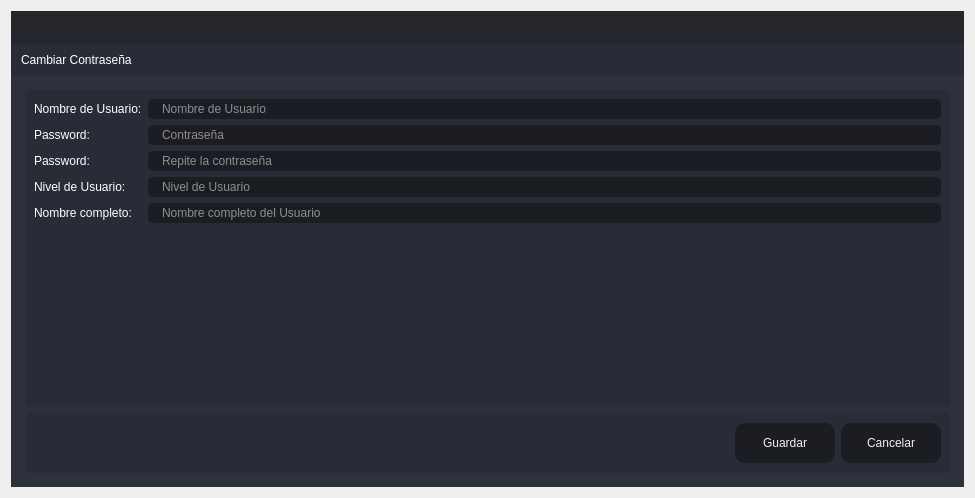
<?xml version="1.0" encoding="UTF-8"?>
<ui version="4.0">
 <class>Create_Cliente</class>
 <widget class="QDialog" name="Create_Cliente">
  <property name="windowModality">
   <enum>Qt::ApplicationModal</enum>
  </property>
  <property name="geometry">
   <rect>
    <x>0</x>
    <y>0</y>
    <width>975</width>
    <height>498</height>
   </rect>
  </property>
  <property name="windowTitle">
   <string>Agregar</string>
  </property>
  <layout class="QVBoxLayout" name="verticalLayout_6">
   <item>
    <widget class="QFrame" name="frame_main">
     <property name="styleSheet">
      <string notr="true">/* LINE EDIT */
QLineEdit {
	background-color: rgb(27, 29, 35);
	border-radius: 5px;
	border: 2px solid rgb(27, 29, 35);
	padding-left: 10px;
}
QLineEdit:hover {
	border: 2px solid rgb(64, 71, 88);
}
QLineEdit:focus {
	border: 2px solid rgb(91, 101, 124);
}

/* SCROLL BARS */
QScrollBar:horizontal {
    border: none;
    background: rgb(52, 59, 72);
    height: 14px;
    margin: 0px 21px 0 21px;
	border-radius: 0px;
}
QScrollBar::handle:horizontal {
    background: rgb(85, 170, 255);
    min-width: 25px;
	border-radius: 7px
}
QScrollBar::add-line:horizontal {
    border: none;
    background: rgb(55, 63, 77);
    width: 20px;
	border-top-right-radius: 7px;
    border-bottom-right-radius: 7px;
    subcontrol-position: right;
    subcontrol-origin: margin;
}
QScrollBar::sub-line:horizontal {
    border: none;
    background: rgb(55, 63, 77);
    width: 20px;
	border-top-left-radius: 7px;
    border-bottom-left-radius: 7px;
    subcontrol-position: left;
    subcontrol-origin: margin;
}
QScrollBar::up-arrow:horizontal, QScrollBar::down-arrow:horizontal
{
     background: none;
}
QScrollBar::add-page:horizontal, QScrollBar::sub-page:horizontal
{
     background: none;
}
 QScrollBar:vertical {
	border: none;
    background: rgb(52, 59, 72);
    width: 14px;
    margin: 21px 0 21px 0;
	border-radius: 0px;
 }
 QScrollBar::handle:vertical {	
	background: rgb(85, 170, 255);
    min-height: 25px;
	border-radius: 7px
 }
 QScrollBar::add-line:vertical {
     border: none;
    background: rgb(55, 63, 77);
     height: 20px;
	border-bottom-left-radius: 7px;
    border-bottom-right-radius: 7px;
     subcontrol-position: bottom;
     subcontrol-origin: margin;
 }
 QScrollBar::sub-line:vertical {
	border: none;
    background: rgb(55, 63, 77);
     height: 20px;
	border-top-left-radius: 7px;
    border-top-right-radius: 7px;
     subcontrol-position: top;
     subcontrol-origin: margin;
 }
 QScrollBar::up-arrow:vertical, QScrollBar::down-arrow:vertical {
     background: none;
 }

 QScrollBar::add-page:vertical, QScrollBar::sub-page:vertical {
     background: none;
 }

/* CHECKBOX */
QCheckBox::indicator {
    border: 3px solid rgb(52, 59, 72);
	width: 15px;
	height: 15px;
	border-radius: 10px;
    background: rgb(44, 49, 60);
}
QCheckBox::indicator:hover {
    border: 3px solid rgb(58, 66, 81);
}
QCheckBox::indicator:checked {
    background: 3px solid rgb(52, 59, 72);
	border: 3px solid rgb(52, 59, 72);	
	background-image: url(:/16x16/icons/16x16/cil-check-alt.png);
}

/* RADIO BUTTON */
QRadioButton::indicator {
    border: 3px solid rgb(52, 59, 72);
	width: 15px;
	height: 15px;
	border-radius: 10px;
    background: rgb(44, 49, 60);
}
QRadioButton::indicator:hover {
    border: 3px solid rgb(58, 66, 81);
}
QRadioButton::indicator:checked {
    background: 3px solid rgb(94, 106, 130);
	border: 3px solid rgb(52, 59, 72);	
}

/* COMBOBOX */
QComboBox{
	background-color: rgb(27, 29, 35);
	border-radius: 5px;
	border: 2px solid rgb(27, 29, 35);
	padding: 5px;
	padding-left: 10px;
}
QComboBox:hover{
	border: 2px solid rgb(64, 71, 88);
}
QComboBox::drop-down {
	subcontrol-origin: padding;
	subcontrol-position: top right;
	width: 25px; 
	border-left-width: 3px;
	border-left-color: rgba(39, 44, 54, 150);
	border-left-style: solid;
	border-top-right-radius: 3px;
	border-bottom-right-radius: 3px;	
	background-image: url(:/16x16/icons/16x16/cil-arrow-bottom.png);
	background-position: center;
	background-repeat: no-reperat;
 }
QComboBox QAbstractItemView {
	color: rgb(85, 170, 255);	
	background-color: rgb(27, 29, 35);
	padding: 10px;
	selection-background-color: rgb(39, 44, 54);
}

/* SLIDERS */
QSlider::groove:horizontal {
    border-radius: 9px;
    height: 18px;
	margin: 0px;
	background-color: rgb(52, 59, 72);
}
QSlider::groove:horizontal:hover {
	background-color: rgb(55, 62, 76);
}
QSlider::handle:horizontal {
    background-color: rgb(85, 170, 255);
    border: none;
    height: 18px;
    width: 18px;
    margin: 0px;
	border-radius: 9px;
}
QSlider::handle:horizontal:hover {
    background-color: rgb(105, 180, 255);
}
QSlider::handle:horizontal:pressed {
    background-color: rgb(65, 130, 195);
}

QSlider::groove:vertical {
    border-radius: 9px;
    width: 18px;
    margin: 0px;
	background-color: rgb(52, 59, 72);
}
QSlider::groove:vertical:hover {
	background-color: rgb(55, 62, 76);
}
QSlider::handle:vertical {
    background-color: rgb(85, 170, 255);
	border: none;
    height: 18px;
    width: 18px;
    margin: 0px;
	border-radius: 9px;
}
QSlider::handle:vertical:hover {
    background-color: rgb(105, 180, 255);
}
QSlider::handle:vertical:pressed {
    background-color: rgb(65, 130, 195);
}

</string>
     </property>
     <property name="frameShape">
      <enum>QFrame::NoFrame</enum>
     </property>
     <property name="frameShadow">
      <enum>QFrame::Raised</enum>
     </property>
     <layout class="QVBoxLayout" name="verticalLayout">
      <property name="spacing">
       <number>0</number>
      </property>
      <property name="leftMargin">
       <number>0</number>
      </property>
      <property name="topMargin">
       <number>0</number>
      </property>
      <property name="rightMargin">
       <number>0</number>
      </property>
      <property name="bottomMargin">
       <number>0</number>
      </property>
      <item>
       <widget class="QFrame" name="frame_top">
        <property name="minimumSize">
         <size>
          <width>0</width>
          <height>65</height>
         </size>
        </property>
        <property name="maximumSize">
         <size>
          <width>16777215</width>
          <height>65</height>
         </size>
        </property>
        <property name="styleSheet">
         <string notr="true">background-color: transparent;</string>
        </property>
        <property name="frameShape">
         <enum>QFrame::NoFrame</enum>
        </property>
        <property name="frameShadow">
         <enum>QFrame::Raised</enum>
        </property>
        <layout class="QHBoxLayout" name="horizontalLayout_3">
         <property name="spacing">
          <number>0</number>
         </property>
         <property name="leftMargin">
          <number>0</number>
         </property>
         <property name="topMargin">
          <number>0</number>
         </property>
         <property name="rightMargin">
          <number>0</number>
         </property>
         <property name="bottomMargin">
          <number>0</number>
         </property>
         <item>
          <widget class="QFrame" name="frame_toggle">
           <property name="maximumSize">
            <size>
             <width>70</width>
             <height>16777215</height>
            </size>
           </property>
           <property name="styleSheet">
            <string notr="true">background-color: rgb(27, 29, 35);</string>
           </property>
           <property name="frameShape">
            <enum>QFrame::NoFrame</enum>
           </property>
           <property name="frameShadow">
            <enum>QFrame::Raised</enum>
           </property>
           <layout class="QVBoxLayout" name="verticalLayout_3">
            <property name="spacing">
             <number>0</number>
            </property>
            <property name="leftMargin">
             <number>0</number>
            </property>
            <property name="topMargin">
             <number>0</number>
            </property>
            <property name="rightMargin">
             <number>0</number>
            </property>
            <property name="bottomMargin">
             <number>0</number>
            </property>
           </layout>
          </widget>
         </item>
         <item>
          <widget class="QFrame" name="frame_top_right">
           <property name="styleSheet">
            <string notr="true">background: transparent;</string>
           </property>
           <property name="frameShape">
            <enum>QFrame::NoFrame</enum>
           </property>
           <property name="frameShadow">
            <enum>QFrame::Raised</enum>
           </property>
           <layout class="QVBoxLayout" name="verticalLayout_2">
            <property name="spacing">
             <number>0</number>
            </property>
            <property name="leftMargin">
             <number>0</number>
            </property>
            <property name="topMargin">
             <number>0</number>
            </property>
            <property name="rightMargin">
             <number>0</number>
            </property>
            <property name="bottomMargin">
             <number>0</number>
            </property>
            <item>
             <widget class="QFrame" name="frame_top_btns">
              <property name="maximumSize">
               <size>
                <width>16777215</width>
                <height>42</height>
               </size>
              </property>
              <property name="styleSheet">
               <string notr="true">background-color: rgba(27, 29, 35, 200)</string>
              </property>
              <property name="frameShape">
               <enum>QFrame::NoFrame</enum>
              </property>
              <property name="frameShadow">
               <enum>QFrame::Raised</enum>
              </property>
              <layout class="QHBoxLayout" name="horizontalLayout_4">
               <property name="spacing">
                <number>0</number>
               </property>
               <property name="leftMargin">
                <number>0</number>
               </property>
               <property name="topMargin">
                <number>0</number>
               </property>
               <property name="rightMargin">
                <number>0</number>
               </property>
               <property name="bottomMargin">
                <number>0</number>
               </property>
               <item>
                <widget class="QFrame" name="frame_label_top_btns">
                 <property name="sizePolicy">
                  <sizepolicy hsizetype="Expanding" vsizetype="Preferred">
                   <horstretch>0</horstretch>
                   <verstretch>0</verstretch>
                  </sizepolicy>
                 </property>
                 <property name="frameShape">
                  <enum>QFrame::NoFrame</enum>
                 </property>
                 <property name="frameShadow">
                  <enum>QFrame::Raised</enum>
                 </property>
                 <layout class="QHBoxLayout" name="horizontalLayout_10">
                  <property name="spacing">
                   <number>0</number>
                  </property>
                  <property name="leftMargin">
                   <number>5</number>
                  </property>
                  <property name="topMargin">
                   <number>0</number>
                  </property>
                  <property name="rightMargin">
                   <number>10</number>
                  </property>
                  <property name="bottomMargin">
                   <number>0</number>
                  </property>
                 </layout>
                </widget>
               </item>
               <item alignment="Qt::AlignRight">
                <widget class="QFrame" name="frame_btns_right">
                 <property name="sizePolicy">
                  <sizepolicy hsizetype="Expanding" vsizetype="Preferred">
                   <horstretch>0</horstretch>
                   <verstretch>0</verstretch>
                  </sizepolicy>
                 </property>
                 <property name="maximumSize">
                  <size>
                   <width>120</width>
                   <height>16777215</height>
                  </size>
                 </property>
                 <property name="frameShape">
                  <enum>QFrame::NoFrame</enum>
                 </property>
                 <property name="frameShadow">
                  <enum>QFrame::Raised</enum>
                 </property>
                 <layout class="QHBoxLayout" name="horizontalLayout_5">
                  <property name="spacing">
                   <number>0</number>
                  </property>
                  <property name="leftMargin">
                   <number>0</number>
                  </property>
                  <property name="topMargin">
                   <number>0</number>
                  </property>
                  <property name="rightMargin">
                   <number>0</number>
                  </property>
                  <property name="bottomMargin">
                   <number>0</number>
                  </property>
                 </layout>
                </widget>
               </item>
              </layout>
             </widget>
            </item>
            <item>
             <widget class="QFrame" name="frame_top_info">
              <property name="maximumSize">
               <size>
                <width>16777215</width>
                <height>65</height>
               </size>
              </property>
              <property name="styleSheet">
               <string notr="true">background-color: rgb(39, 44, 54);</string>
              </property>
              <property name="frameShape">
               <enum>QFrame::NoFrame</enum>
              </property>
              <property name="frameShadow">
               <enum>QFrame::Raised</enum>
              </property>
              <layout class="QHBoxLayout" name="horizontalLayout_8">
               <property name="spacing">
                <number>0</number>
               </property>
               <property name="leftMargin">
                <number>10</number>
               </property>
               <property name="topMargin">
                <number>0</number>
               </property>
               <property name="rightMargin">
                <number>10</number>
               </property>
               <property name="bottomMargin">
                <number>0</number>
               </property>
               <item>
                <widget class="QLabel" name="label">
                 <property name="styleSheet">
                  <string notr="true">font: 75 16pt &quot;MS Shell Dlg 2&quot;;
color: rgb(255, 255, 255);</string>
                 </property>
                 <property name="text">
                  <string>Cambiar Contraseña</string>
                 </property>
                </widget>
               </item>
              </layout>
             </widget>
            </item>
           </layout>
          </widget>
         </item>
        </layout>
       </widget>
      </item>
      <item>
       <widget class="QFrame" name="frame_center">
        <property name="sizePolicy">
         <sizepolicy hsizetype="Expanding" vsizetype="Expanding">
          <horstretch>0</horstretch>
          <verstretch>0</verstretch>
         </sizepolicy>
        </property>
        <property name="styleSheet">
         <string notr="true">background-color: rgb(40, 44, 52);</string>
        </property>
        <property name="frameShape">
         <enum>QFrame::NoFrame</enum>
        </property>
        <property name="frameShadow">
         <enum>QFrame::Raised</enum>
        </property>
        <layout class="QHBoxLayout" name="horizontalLayout_2">
         <property name="spacing">
          <number>0</number>
         </property>
         <property name="leftMargin">
          <number>0</number>
         </property>
         <property name="topMargin">
          <number>0</number>
         </property>
         <property name="rightMargin">
          <number>0</number>
         </property>
         <property name="bottomMargin">
          <number>0</number>
         </property>
         <item>
          <widget class="QFrame" name="frame_content_right">
           <property name="styleSheet">
            <string notr="true">background-color: rgb(44, 49, 60);</string>
           </property>
           <property name="frameShape">
            <enum>QFrame::NoFrame</enum>
           </property>
           <property name="frameShadow">
            <enum>QFrame::Raised</enum>
           </property>
           <layout class="QVBoxLayout" name="verticalLayout_4">
            <property name="spacing">
             <number>0</number>
            </property>
            <property name="leftMargin">
             <number>0</number>
            </property>
            <property name="topMargin">
             <number>0</number>
            </property>
            <property name="rightMargin">
             <number>0</number>
            </property>
            <property name="bottomMargin">
             <number>0</number>
            </property>
            <item>
             <widget class="QFrame" name="frame_content">
              <property name="frameShape">
               <enum>QFrame::NoFrame</enum>
              </property>
              <property name="frameShadow">
               <enum>QFrame::Raised</enum>
              </property>
              <layout class="QVBoxLayout" name="verticalLayout_9">
               <property name="spacing">
                <number>0</number>
               </property>
               <property name="leftMargin">
                <number>5</number>
               </property>
               <property name="topMargin">
                <number>5</number>
               </property>
               <property name="rightMargin">
                <number>5</number>
               </property>
               <property name="bottomMargin">
                <number>5</number>
               </property>
               <item>
                <widget class="QStackedWidget" name="stackedWidget">
                 <property name="styleSheet">
                  <string notr="true">background: transparent;</string>
                 </property>
                 <property name="currentIndex">
                  <number>0</number>
                 </property>
                 <widget class="QWidget" name="page_home">
                  <layout class="QVBoxLayout" name="verticalLayout_10">
                   <item>
                    <widget class="QFrame" name="frame">
                     <property name="styleSheet">
                      <string notr="true">background-color: rgb(39, 44, 54);
border-radius: 5px;</string>
                     </property>
                     <property name="frameShape">
                      <enum>QFrame::StyledPanel</enum>
                     </property>
                     <property name="frameShadow">
                      <enum>QFrame::Raised</enum>
                     </property>
                     <layout class="QVBoxLayout" name="verticalLayout_5">
                      <item>
                       <layout class="QFormLayout" name="formLayout_2">
                        <item row="0" column="0">
                         <widget class="QLabel" name="label_3">
                          <property name="styleSheet">
                           <string notr="true">font: 75 12pt &quot;MS Shell Dlg 2&quot;;
color: rgb(255, 255, 255);</string>
                          </property>
                          <property name="text">
                           <string>Nombre de Usuario:</string>
                          </property>
                         </widget>
                        </item>
                        <item row="0" column="1">
                         <widget class="QLineEdit" name="lineEditUsuario">
                          <property name="styleSheet">
                           <string notr="true">QLineEdit {
	background-color: rgb(27, 29, 35);
	border-radius: 5px;
	border: 2px solid rgb(27, 29, 35);
	padding-left: 10px;
	font: 75 12pt &quot;MS Shell Dlg 2&quot;;
	color: rgb(255, 255, 255);
}
QLineEdit:hover {
	border: 2px solid rgb(64, 71, 88);
}
QLineEdit:focus {
	border: 2px solid rgb(91, 101, 124);
}</string>
                          </property>
                          <property name="readOnly">
                           <bool>true</bool>
                          </property>
                          <property name="placeholderText">
                           <string>Nombre de Usuario</string>
                          </property>
                         </widget>
                        </item>
                        <item row="1" column="0">
                         <widget class="QLabel" name="label_4">
                          <property name="styleSheet">
                           <string notr="true">font: 75 12pt &quot;MS Shell Dlg 2&quot;;
color: rgb(255, 255, 255);</string>
                          </property>
                          <property name="text">
                           <string>Password:</string>
                          </property>
                         </widget>
                        </item>
                        <item row="1" column="1">
                         <widget class="QLineEdit" name="lineEditPassword">
                          <property name="styleSheet">
                           <string notr="true">QLineEdit {
	background-color: rgb(27, 29, 35);
	border-radius: 5px;
	border: 2px solid rgb(27, 29, 35);
	padding-left: 10px;
	font: 75 12pt &quot;MS Shell Dlg 2&quot;;
	color: rgb(255, 255, 255);
}
QLineEdit:hover {
	border: 2px solid rgb(64, 71, 88);
}
QLineEdit:focus {
	border: 2px solid rgb(91, 101, 124);
}</string>
                          </property>
                          <property name="echoMode">
                           <enum>QLineEdit::PasswordEchoOnEdit</enum>
                          </property>
                          <property name="placeholderText">
                           <string>Contraseña</string>
                          </property>
                         </widget>
                        </item>
                        <item row="3" column="0">
                         <widget class="QLabel" name="label_2">
                          <property name="styleSheet">
                           <string notr="true">font: 75 12pt &quot;MS Shell Dlg 2&quot;;
color: rgb(255, 255, 255);</string>
                          </property>
                          <property name="text">
                           <string>Nivel de Usuario:</string>
                          </property>
                         </widget>
                        </item>
                        <item row="4" column="0">
                         <widget class="QLabel" name="label_5">
                          <property name="styleSheet">
                           <string notr="true">font: 75 12pt &quot;MS Shell Dlg 2&quot;;
color: rgb(255, 255, 255);</string>
                          </property>
                          <property name="text">
                           <string>Nombre completo:</string>
                          </property>
                         </widget>
                        </item>
                        <item row="4" column="1">
                         <widget class="QLineEdit" name="lineEditNombreCompleto">
                          <property name="styleSheet">
                           <string notr="true">QLineEdit {
	background-color: rgb(27, 29, 35);
	border-radius: 5px;
	border: 2px solid rgb(27, 29, 35);
	padding-left: 10px;
	font: 75 12pt &quot;MS Shell Dlg 2&quot;;
	color: rgb(255, 255, 255);
}
QLineEdit:hover {
	border: 2px solid rgb(64, 71, 88);
}
QLineEdit:focus {
	border: 2px solid rgb(91, 101, 124);
}</string>
                          </property>
                          <property name="readOnly">
                           <bool>true</bool>
                          </property>
                          <property name="placeholderText">
                           <string>Nombre completo del Usuario</string>
                          </property>
                         </widget>
                        </item>
                        <item row="2" column="0">
                         <widget class="QLabel" name="label_6">
                          <property name="styleSheet">
                           <string notr="true">font: 75 12pt &quot;MS Shell Dlg 2&quot;;
color: rgb(255, 255, 255);</string>
                          </property>
                          <property name="text">
                           <string>Password:</string>
                          </property>
                         </widget>
                        </item>
                        <item row="2" column="1">
                         <widget class="QLineEdit" name="lineEditPassword2">
                          <property name="styleSheet">
                           <string notr="true">QLineEdit {
	background-color: rgb(27, 29, 35);
	border-radius: 5px;
	border: 2px solid rgb(27, 29, 35);
	padding-left: 10px;
	font: 75 12pt &quot;MS Shell Dlg 2&quot;;
	color: rgb(255, 255, 255);
}
QLineEdit:hover {
	border: 2px solid rgb(64, 71, 88);
}
QLineEdit:focus {
	border: 2px solid rgb(91, 101, 124);
}</string>
                          </property>
                          <property name="echoMode">
                           <enum>QLineEdit::PasswordEchoOnEdit</enum>
                          </property>
                          <property name="placeholderText">
                           <string>Repite la contraseña</string>
                          </property>
                         </widget>
                        </item>
                        <item row="3" column="1">
                         <widget class="QLineEdit" name="lineNivel">
                          <property name="styleSheet">
                           <string notr="true">QLineEdit {
	background-color: rgb(27, 29, 35);
	border-radius: 5px;
	border: 2px solid rgb(27, 29, 35);
	padding-left: 10px;
	font: 75 12pt &quot;MS Shell Dlg 2&quot;;
	color: rgb(255, 255, 255);
}
QLineEdit:hover {
	border: 2px solid rgb(64, 71, 88);
}
QLineEdit:focus {
	border: 2px solid rgb(91, 101, 124);
}</string>
                          </property>
                          <property name="readOnly">
                           <bool>true</bool>
                          </property>
                          <property name="placeholderText">
                           <string>Nivel de Usuario</string>
                          </property>
                         </widget>
                        </item>
                       </layout>
                      </item>
                     </layout>
                    </widget>
                   </item>
                   <item>
                    <widget class="QFrame" name="frame_2">
                     <property name="minimumSize">
                      <size>
                       <width>0</width>
                       <height>60</height>
                      </size>
                     </property>
                     <property name="maximumSize">
                      <size>
                       <width>16777215</width>
                       <height>60</height>
                      </size>
                     </property>
                     <property name="styleSheet">
                      <string notr="true">background-color: rgb(39, 44, 54);
border-radius: 5px;</string>
                     </property>
                     <property name="frameShape">
                      <enum>QFrame::StyledPanel</enum>
                     </property>
                     <property name="frameShadow">
                      <enum>QFrame::Raised</enum>
                     </property>
                     <layout class="QHBoxLayout" name="horizontalLayout_9">
                      <item>
                       <layout class="QGridLayout" name="gridLayout">
                        <item row="0" column="0">
                         <spacer name="horizontalSpacer">
                          <property name="orientation">
                           <enum>Qt::Horizontal</enum>
                          </property>
                          <property name="sizeHint" stdset="0">
                           <size>
                            <width>40</width>
                            <height>20</height>
                           </size>
                          </property>
                         </spacer>
                        </item>
                        <item row="0" column="1">
                         <widget class="QPushButton" name="btnAgregar">
                          <property name="minimumSize">
                           <size>
                            <width>100</width>
                            <height>40</height>
                           </size>
                          </property>
                          <property name="styleSheet">
                           <string notr="true">QPushButton {
	border-color: rgb(27, 29, 35);
	font: 75 10pt &quot;MS Shell Dlg 2&quot;;
	color: rgb(240, 240, 240);
	background-color: rgb(27, 29, 35);
	border: 0px solid;
	border-radius: 10px;	
}
QPushButton:hover {
	background-color:rgb(44, 49, 60);
	border-color: rgb(27, 29, 35);
	border: 2px solid;
}</string>
                          </property>
                          <property name="text">
                           <string>Guardar</string>
                          </property>
                         </widget>
                        </item>
                        <item row="0" column="2">
                         <widget class="QPushButton" name="btnCancelar">
                          <property name="minimumSize">
                           <size>
                            <width>100</width>
                            <height>40</height>
                           </size>
                          </property>
                          <property name="styleSheet">
                           <string notr="true">QPushButton {
	border-color: rgb(27, 29, 35);
	font: 75 10pt &quot;MS Shell Dlg 2&quot;;
	color: rgb(240, 240, 240);
	background-color: rgb(27, 29, 35);
	border: 0px solid;
	border-radius: 10px;	
}
QPushButton:hover {
	background-color:rgb(44, 49, 60);
	border-color: rgb(27, 29, 35);
	border: 2px solid;
}</string>
                          </property>
                          <property name="text">
                           <string>Cancelar</string>
                          </property>
                         </widget>
                        </item>
                       </layout>
                      </item>
                     </layout>
                    </widget>
                   </item>
                  </layout>
                 </widget>
                </widget>
               </item>
              </layout>
             </widget>
            </item>
           </layout>
          </widget>
         </item>
        </layout>
       </widget>
      </item>
     </layout>
    </widget>
   </item>
  </layout>
 </widget>
 <tabstops>
  <tabstop>lineEditUsuario</tabstop>
  <tabstop>lineEditPassword</tabstop>
  <tabstop>lineEditPassword2</tabstop>
  <tabstop>lineNivel</tabstop>
  <tabstop>lineEditNombreCompleto</tabstop>
  <tabstop>btnAgregar</tabstop>
  <tabstop>btnCancelar</tabstop>
 </tabstops>
 <resources/>
 <connections/>
</ui>
